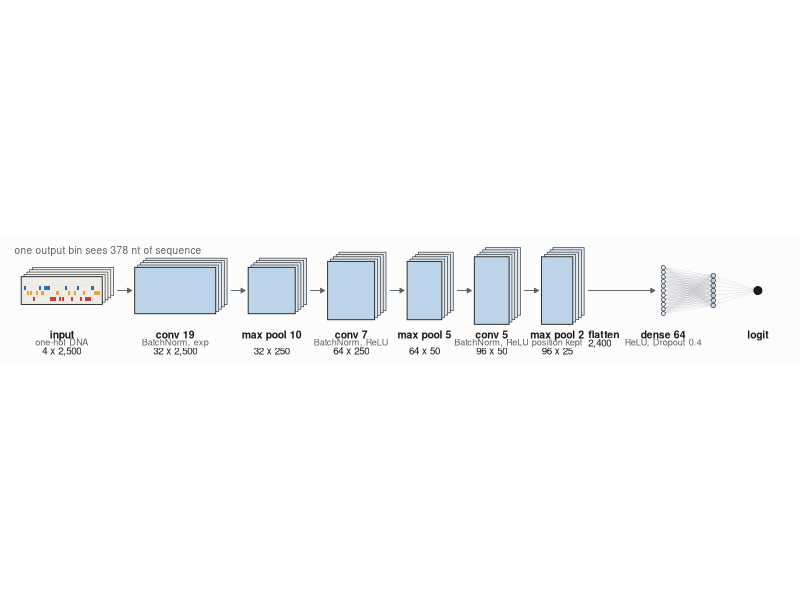
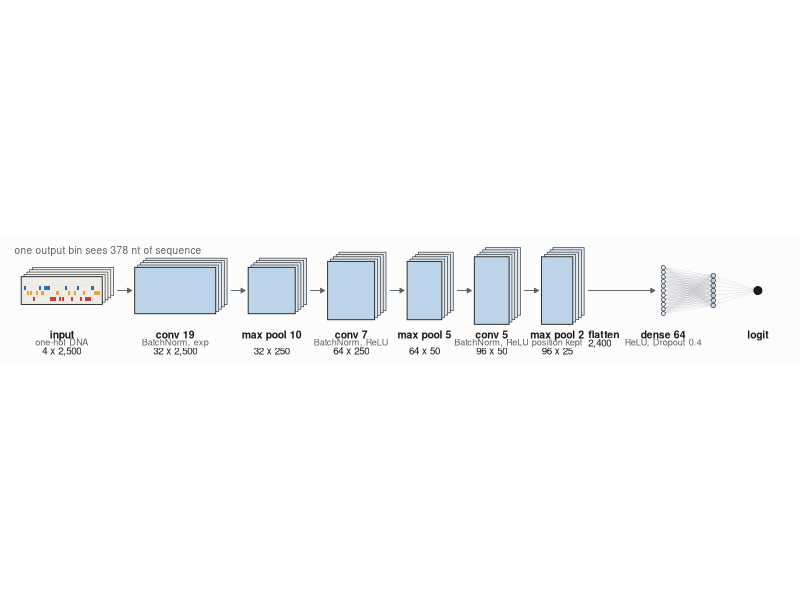

Here is the R script that generated these plots, in order:
# the network as a diagram
suppressPackageStartupMessages({library(ggplot2);library(ggforce);library(dplyr)})
INK<-"#1A1A1A"; GTX<-"#5A6068"; GREY<-"#8A8F98"; PAPER<-"#FCFCFD"
SLATE<-"#BCD3E8"; SLATE_B<-"#DFE9F3"
PALE <-"#EDE9E3"; PALE_B <-"#F6F4F0"
LW<-0.30; LWB<-0.20; BASE<-9

# dimensions and receptive field, derived
L0<-2500
ops<-list(list(k=19,s=1),list(k=10,s=10),list(k=7,s=1),list(k=5,s=5),
          list(k=5,s=1),list(k=2,s=2))
rf<-1; jump<-1
for (o in ops){ rf<-rf+(o$k-1)*jump; jump<-jump*o$s }
RF<-rf; STRIDE<-jump
stopifnot(RF==378, STRIDE==100, L0/STRIDE==25)

ST<-tribble(
  ~id, ~lab,          ~len,  ~ch, ~fill,  ~sub,
  1,   "input",       2500,   4,  PALE,   "one-hot DNA",
  2,   "conv 19",     2500,  32,  SLATE,  "BatchNorm, exp",
  3,   "max pool 10",  250,  32,  SLATE,  "",
  4,   "conv 7",       250,  64,  SLATE,  "BatchNorm, ReLU",
  5,   "max pool 5",    50,  64,  SLATE,  "",
  6,   "conv 5",        50,  96,  SLATE,  "BatchNorm, ReLU",
  7,   "max pool 2",    25,  96,  SLATE,  "position kept"
)
ST<-ST%>%mutate(w=2.6+9.4*(len/max(len))^(1/3), h=2.6+7.4*sqrt(ch/96))
gapx<-4.8
ST$x1<-NA; ST$x2<-NA; cur<-0
for (i in seq_len(nrow(ST))){ ST$x1[i]<-cur; ST$x2[i]<-cur+ST$w[i]; cur<-cur+ST$w[i]+gapx }
ST<-ST%>%mutate(xm=(x1+x2)/2, y1=-h/2, y2=h/2)
LB<-min(ST$y1)-0.9
DEPTH<-4; DX<-0.42; DY<-0.34
BFILL<-c(setNames(SLATE_B,SLATE), setNames(PALE_B,PALE))
back<-do.call(rbind,lapply(seq_len(nrow(ST)),function(i)
  do.call(rbind,lapply(DEPTH:1,function(d) data.frame(
    x1=ST$x1[i]+d*DX, x2=ST$x2[i]+d*DX, y1=ST$y1[i]+d*DY, y2=ST$y2[i]+d*DY,
    fill=unname(BFILL[ST$fill[i]]))))))
headx<-cur+3.0
fcx<-c(headx+5.6, headx+13.0, headx+19.6)
nodes<-rbind(
  data.frame(x=fcx[1], y=seq(-3.4,3.4,length.out=11), r=0.30, fill=SLATE_B),
  data.frame(x=fcx[2], y=seq(-2.2,2.2,length.out=7),  r=0.34, fill=SLATE),
  data.frame(x=fcx[3], y=0, r=0.62, fill=INK))
edges<-rbind(
  expand.grid(x=fcx[1], xe=fcx[2], y=seq(-3.4,3.4,length.out=11), ye=seq(-2.2,2.2,length.out=7)),
  expand.grid(x=fcx[2], xe=fcx[3], y=seq(-2.2,2.2,length.out=7),  ye=0))
XMAX<-fcx[3]+4.6
XR<-c(-1.5,XMAX); YR<-c(min(ST$y1)-4.4,6.6)
arr<-data.frame(x=head(ST$x2,-1)+DEPTH*DX+0.55, xe=tail(ST$x1,-1)-0.45, y=0, ye=0)
set.seed(7)
NB<-26L; BCOL<-c(A="#3D9A50",C="#2C6FB5",G="#E8A33D",T="#C6413B")
oh<-expand.grid(j=seq_len(NB),row=1:4)%>%
  mutate(base=names(BCOL)[row],
         cw=(ST$x2[1]-ST$x1[1]-0.7)/NB, rh=(ST$y2[1]-ST$y1[1]-0.7)/4,
         x=ST$x1[1]+0.35+(j-0.5)*cw, y=ST$y2[1]-0.35-(row-0.5)*rh)
hot<-sample(1:4,NB,replace=TRUE)
oh<-oh%>%mutate(on=row==hot[j])
p<-ggplot()+
  geom_rect(data=back,aes(xmin=x1,xmax=x2,ymin=y1,ymax=y2,fill=I(fill)),colour=INK,linewidth=LWB)+
  geom_segment(data=edges,aes(x,y,xend=xe,yend=ye),colour=GTX,linewidth=.10,alpha=.30)+
  geom_circle(data=nodes,aes(x0=x,y0=y,r=r,fill=I(fill)),colour=INK,linewidth=LWB)+
  geom_rect(data=ST,aes(xmin=x1,xmax=x2,ymin=y1,ymax=y2,fill=I(fill)),colour=INK,linewidth=LW)+
  geom_tile(data=oh,aes(x,y,width=cw*.82,height=rh*.72,
                        fill=I(ifelse(on,BCOL[base],"#FFFFFF")),alpha=I(ifelse(on,1,.22))))+
  geom_segment(data=arr,aes(x,y,xend=xe,yend=ye),colour=GTX,linewidth=.32,
               arrow=arrow(length=unit(3.4,"pt"),type="closed"))+
  geom_text(data=ST,aes(xm,LB,label=lab),size=2.65,colour=INK,fontface="bold",vjust=1)+
  geom_text(data=ST%>%filter(sub!=""),aes(xm,LB-1.2,label=sub),size=2.3,colour=GTX,vjust=1)+
  geom_text(data=ST,aes(xm,LB-2.4,label=sprintf("%s x %s",ch,format(len,big.mark=",",trim=TRUE))),
            size=2.5,colour=INK,vjust=1)+
  geom_segment(aes(x=ST$x2[7]+DEPTH*DX+0.55,xend=fcx[1]-1.25,y=0,yend=0),colour=GTX,linewidth=.32,
               arrow=arrow(length=unit(3.4,"pt"),type="closed"))+
  geom_text(aes(x=ST$x2[7]+DEPTH*DX+0.6,y=LB,label="flatten"),size=2.65,colour=INK,fontface="bold",vjust=1,hjust=0)+
  geom_text(aes(x=ST$x2[7]+DEPTH*DX+0.6,y=LB-1.2,label="2,400"),size=2.5,colour=INK,vjust=1,hjust=0)+
  geom_text(aes(x=fcx[1],y=LB,label="dense 64"),size=2.65,colour=INK,fontface="bold",vjust=1)+
  geom_text(aes(x=fcx[1],y=LB-1.2,label="ReLU, Dropout 0.4"),size=2.3,colour=GTX,vjust=1)+
  geom_text(aes(x=fcx[3],y=LB,label="logit"),size=2.65,colour=INK,fontface="bold",vjust=1)+

  annotate("text",x=-1.0,y=6.0,hjust=0,size=2.55,colour=GTX,
           label=sprintf("one output bin sees %d nt of sequence",RF))+
  coord_fixed(xlim=XR,ylim=YR,expand=FALSE,clip="off")+
  theme_void(base_size=BASE)+
  theme(plot.background=element_rect(fill=PAPER,colour=NA),plot.margin=margin(6,8,6,8))
W<-9.4; H<-W*diff(YR)/diff(XR)+0.10
ggsave("figure_architecture.pdf",p,width=W,height=H,device=cairo_pdf)
ggsave("figure_architecture.png",p,width=W,height=H,dpi=400,bg=PAPER)
cat(sprintf("[size] data aspect %.2f, saved %.2f x %.2f in\n",diff(XR)/diff(YR),W,H))
cat(sprintf("[arch] receptive field %d nt, stride %d nt, %d bins\n",RF,STRIDE,L0/STRIDE))
cat("[out] figure_architecture.pdf / .png\n")
